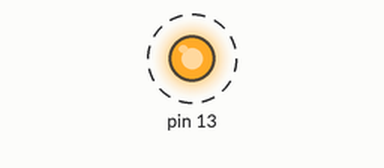
Simulated run of this sketch. Board: Arduino Uno, built for the host (arithmetic inside an expression is 32-bit, double 64-bit). Shown: output pins drawn as LEDs (lit = HIGH). Dashed ring = blinking. What the sketch prints to the serial monitor is not drawn.

Above: at 0.3 s.
Timing chart, 0 to 3.1 s (numbered marks = the images above):
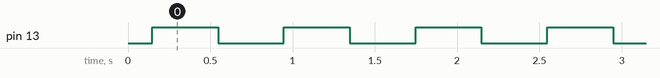

Measured:
- by itself, pin 13: alternates HIGH for 0.40 s and LOW for 0.40 s

The sketch:

sketch_part2.ino
```cpp
#include "testasm.h"

void setup() {
  // put your setup code here, to run once
  Serial.begin(9600);

  Serial.print("testasm(3, 4) = ");
  Serial.println(testasm(3, 4));

  Serial.print("testasm(4, 3) = ");
  Serial.println(testasm(4, 3));

  Serial.print("testasm(10, 3) = ");
  Serial.println(testasm(10, 3));

  Serial.print("testasm(3, 10) = ");
  Serial.println(testasm(3, 10));

  Serial.print("testasm(0, 0) = ");
  Serial.println(testasm(0, 0));

  Serial.print("testasm(0, 255) = ");
  Serial.println(testasm(0, 255));

  Serial.print("testasm(67, 76) = ");
  Serial.println(testasm(67, 76));

  Serial.print("testasm(255, 1) = ");
  Serial.println(testasm(255, 1));

  Serial.print("testasm(128, 128) = ");
  Serial.println(testasm(128, 128));

  Serial.print("testasm(255, 255) = ");
  Serial.println(testasm(255, 255));

  pinMode (13, OUTPUT);
}

void loop() {
  // put your main code here, to run repeatedly:
  digitalWrite (13, HIGH);
  delay(400);
  digitalWrite (13, LOW);
  delay(400);
}
```

testasm.cpp
```cpp
#include "testasm.h"

/* the attribute "used" tells the compiler to not inline this function */
__attribute__((used))
unsigned int testasm(unsigned char a, unsigned char b) {
  unsigned int out;

  asm volatile (R"(

   rjmp start_of_assembly

   .data
   ; any data values/static storage can go here

   .text

; ----------------------------------------------------------------------------------------------------------------------
; STACK LAYOUT

;  - These functions are NOT recursive.
;  - They do NOT push any registers manually.
;  - The only stack activity is the automatic push of the return address by CALL, and the corresponding POP by RET.

; Upon entry:
;     [ return address ]         ← SP
;     Local variables are held only in registers (r18 to r23).
;     No pushes, so RET restores return address immediately.

; ----------------------------------------------------------------------------------------------------------------------

start_of_assembly:
   ; r24 = a, r25 = b
   mov r24,%1
   mov r25,%2
   rjmp start_main


   ; FUNCTION 1
   ; unsigned int sumval(unsigned char a, unsigned char b)
   ; {
   ;    return a+b;
   ; }

   sumval:
      mov   r18, r24        ; r18 = a
      mov   r19, r25        ; r19 = b
      add   r18, r19        ; low byte sum in r18, Carry may set
      clr   r19             ; r19 = 0 high byte
      brcc  sum_no_carry
      inc   r19             ; put carry into high byte
   sum_no_carry:
      movw  r24, r18        ; move result into return registers r25:r24
      ret


   ; FUNCTION 2
   ; unsigned int diffval(unsigned char a, unsigned char b)
   ; {
   ;    if (a > b) {
   ;       return a-b;
   ;    }
   ;    else {
   ;       return b-a;
   ;    }
   ; }

   diffval:
      mov   r18, r24        ; r18 = a
      mov   r19, r25        ; r19 = b
      cp    r18, r19        ; compare a vs b (sets flags)
      brsh  a_ge_b          ; if a >= b, branch (unsigned compare)
      ; else path: return b - a
      mov   r20, r19        ; r20 = b
      sub   r20, r18        ; r20 = b - a
      clr   r21             ; high byte = 0 (sub never produces carry)
      movw  r24, r20        ; return value
      ret
   a_ge_b:
      ; return a - b
      mov   r20, r18        ; r20 = a
      sub   r20, r19        ; r20 = a - b
      clr   r21
      movw  r24, r20
      ret


   ; FINAL RETURN
   ; sumval(a,b) + diffval(a,b)

   start_main:
   mov   r16, r24        ; save a
   mov   r17, r25        ; save b

   ; 1. call sumval(a,b)
   mov   r24, r16
   mov   r25, r17
   call  sumval          ; returns in r25:r24
   movw  r22, r24        ; store sumval result in r23:r22

   ; 2. call diffval(a,b)
   mov   r24, r16
   mov   r25, r17
   call  diffval         ; returns in r25:r24

   ; 3. compute sumval + diffval
   add   r24, r22        ; low byte add
   adc   r25, r23        ; high byte add with carry

   rjmp  end_of_assembly


   ;  --- YOUR CODE ENDS ---
   ;      The result must be in the register pair r25:r24
   ;      You can also rjmp to the label end_of_assembly if you need to.

end_of_assembly:
   ; -- move r25:r24 to the 16-bit word in variable out
   movw %0,r24

)" : "=w" (out)  /* out is %0, and a 16-bit variable that is modified
		    by the assembly language */
   : "r" (a), "r" (b)  /* a is %1, b is %2, both are register-sized
			  variables */
   : "r25", "r24");   /* r24, r25 are modified by this assembly
			 language fragment */

  return out;
}
```

testasm.h
```cpp
unsigned int testasm (unsigned char, unsigned char);
```
